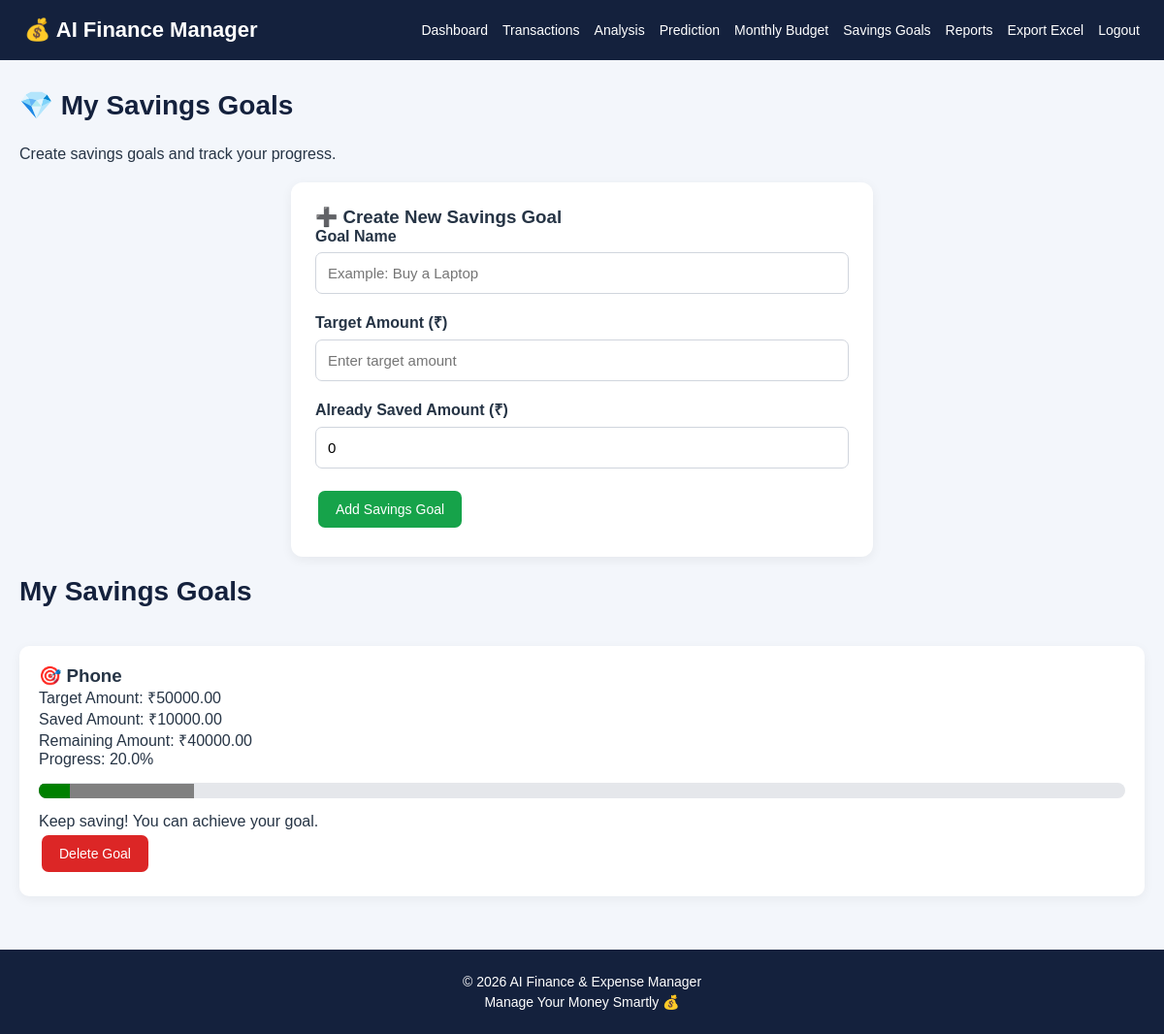
Screenshot of /savings (signed in) with the database file from the repository.
### tables this page shows
CREATE TABLE savings_goals (
            id INTEGER PRIMARY KEY AUTOINCREMENT,
            user_id INTEGER NOT NULL,
            title TEXT NOT NULL,
            target REAL NOT NULL,
            saved REAL DEFAULT 0
        );

### app.py (the view, shortened to what this page needs)
@app.route("/savings", methods=["GET", "POST"])
def savings():
    if not login_required():
        return redirect(url_for("login"))
    user_id = session["user_id"]
    con = connect()
    goals = con.execute(
        "SELECT * FROM savings_goals WHERE user_id=? ORDER BY id DESC",
        (user_id,)
    ).fetchall()
    con.close()
    return render_template("savings.html", goals=goals)

### app.py (called while the page is built)
def connect():
    con = sqlite3.connect("finance.db")
    con.row_factory = sqlite3.Row
    return con

def login_required():
    return "user_id" in session

### templates/savings.html (shortened to what this page needs)
{% extends "base.html" %}
{% block content %}
<h2 class="page-title">💎 My Savings Goals</h2>
<p>Create savings goals and track your progress.</p>
<div class="form-box">
    <h3>➕ Create New Savings Goal</h3>
    <form method="POST" action="{{ url_for('savings') }}">
        <div class="form-group">
            <label>Goal Name</label>
            <input type="text" name="title"
                   placeholder="Example: Buy a Laptop" required>
        </div>
        <div class="form-group">
            <label>Target Amount (₹)</label>
            <input type="number" name="target"
                   placeholder="Enter target amount"
                   min="0.01" step="0.01" required>
        </div>
        <div class="form-group">
            <label>Already Saved Amount (₹)</label>
            <input type="number" name="saved"
                   placeholder="Enter saved amount"
                   min="0" step="0.01" value="0" required>
        </div>
        <button type="submit" class="btn btn-success">
            Add Savings Goal
        </button>
    </form>
</div>
<h3 class="page-title">My Savings Goals</h3>
<div class="cards">
    {% for goal in goals %}
        {% set percentage = (goal['saved'] / goal['target'] * 100) if goal['target'] > 0 else 0 %}
        {% set progress_width = 100 if percentage > 100 else percentage %}
        {% set remaining = goal['target'] - goal['saved'] %}
        <div class="savings-card">
            <h3>🎯 {{ goal['title'] }}</h3>
            <p>
                Target Amount:
                ₹{{ "%.2f"|format(goal['target']) }}
            </p>
            <p>
                Saved Amount:
                ₹{{ "%.2f"|format(goal['saved']) }}
            </p>
            <p>
                Remaining Amount:
                {% if remaining > 0 %}
                    ₹{{ "%.2f"|format(remaining) }}
                {% else %}
                    ₹0.00
                {% endif %}
            </p>
            <p>
                Progress: {{ "%.1f"|format(percentage) }}%
            </p>
           <div class="progress-bar">
        <progress class="progress-fill" max="100" value="{{ progress_width }}"></progress>
</div>
            {% if percentage >= 100 %}
                <p>🎉 Congratulations! Goal Completed.</p>
            {% else %}
                <p>Keep saving! You can achieve your goal.</p>
            {% endif %}
            <a href="{{ url_for('delete_goal', id=goal['id']) }}"
               class="btn btn-danger"
               onclick="return confirm('Are you sure you want to delete this goal?')">
                Delete Goal
            </a>
        </div>
    {% else %}
        <div class="card">
            <h3>No Savings Goals Yet</h3>
            <p>Create your first savings goal above.</p>
        </div>
    {% endfor %}
</div>
{% endblock %}

### static/style.css (style rules this page uses)
* { margin: 0; padding: 0; box-sizing: border-box; }
body { font-family: Arial, sans-serif; background: #f3f6fb; color: #263445; min-height: 100vh; }
.page-title { font-size: 28px; margin-bottom: 25px; color: #14213d; }
.cards { display: grid; grid-template-columns: repeat(auto-fit, minmax(210px, 1fr)); gap: 20px; margin-bottom: 30px; }
.btn { display: inline-block; background: #2563eb; color: white; padding: 11px 18px; border: none; border-radius: 7px; text-decoration: none; cursor: pointer; font-size: 14px; margin: 5px 3px; }
.btn-success { background: #16a34a; }
.btn-danger { background: #dc2626; }
.form-box { max-width: 600px; background: white; padding: 25px; border-radius: 12px; margin: 20px auto; box-shadow: 0 3px 12px rgba(0,0,0,0.06); }
.form-group { margin-bottom: 18px; }
.form-group label { display: block; margin-bottom: 7px; font-weight: bold; }
.form-group input, .form-group select, .form-group textarea { width: 100%; padding: 12px; border: 1px solid #d0d5dd; border-radius: 7px; font-size: 15px; }
.progress-bar { width: 100%; height: 16px; background: #e5e7eb; border-radius: 20px; overflow: hidden; margin: 15px 0; }
.progress-fill { height: 100%; background: #16a34a; border-radius: 20px; }
.savings-card { background: white; padding: 20px; border-radius: 10px; margin: 15px 0; box-shadow: 0 3px 12px rgba(0,0,0,0.05); }

### rows the page displays
savings_goals: title "Phone", target "50000.00", saved "10000.00", remaining "40000.00", percentage "20.0"
